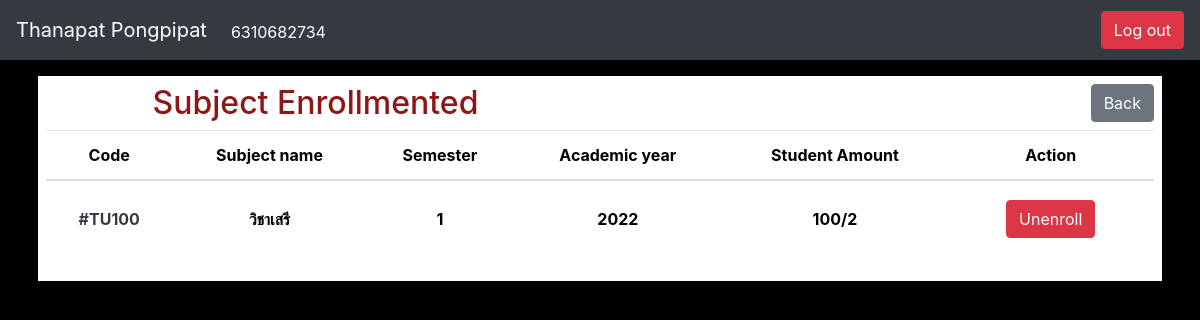
/bookingsubject/enrollmented (signed in), run on an earlier commit of the app's database.
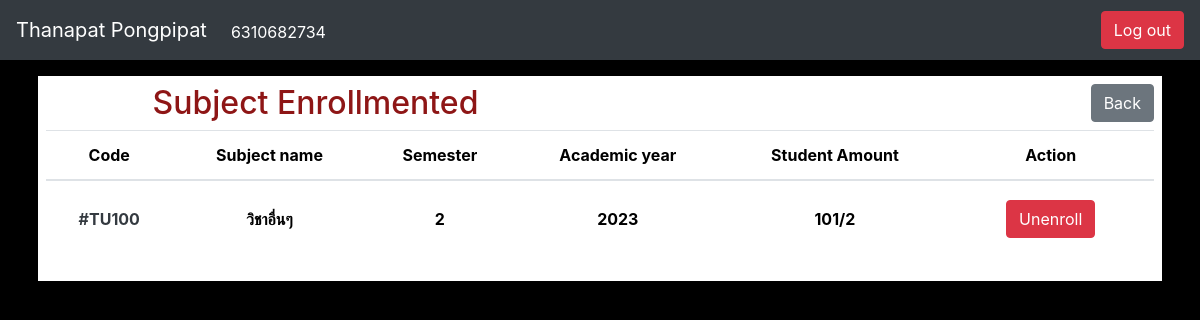
And on a later commit of the database.
### bookingsubject/models.py (models this page shows)
class Enrollment(models.Model):
    user = models.ForeignKey(User, on_delete=models.CASCADE, to_field="id")
    subject = models.ForeignKey(Subject, on_delete=models.CASCADE, to_field="code")
    def __str__(self):
        return f"{self.user} {self.subject}"

class Subject(models.Model):
    code = models.CharField(max_length=3, unique=True)
    subject_name = models.CharField(max_length=15)
    semester = models.CharField(max_length=1)
    academic_year = models.IntegerField()
    amount = models.IntegerField()
    status = models.BooleanField()
    student = models.IntegerField(default=0)
    def __str__(self):
        return f"{self.code} {self.subject_name} {self.semester} {self.academic_year} {self.amount} {self.status} {self.student}"

### bookingsubject/views.py (the view)
# urls.py: path('enrollmented', views.enrollmented, name="enrollment_info"),
def enrollmented(req):
    try:
        user_data = User.objects.get(id=req.user.id)
        enrollment = Enrollment.objects.filter(user=user_data)
        if (enrollment.count() <= 0):
            return render(req, "bookingsubject/enrollment_info.html", {"enrolls": {}})
        print(enrollment)
        return render(req, "bookingsubject/enrollment_info.html", {"enrolls": enrollment})
    except Exception as e:
        print("Error : ", e)
        return index(req, {"status": False, "message": "Something went wrong"})

### bookingsubject/templates/bookingsubject/enrollment_info.html (shortened to what this page needs)
{% extends 'bookingsubject/layout.html' %} {% block body %}
<div style="background-color: white" class="p-2">
  <div class="flex">
    <div class="row">
      <div class="col">
        <h2
          class="position-relative text-center justify-content-center head-text"
        >
          Subject Enrollmented
        </h2>
      </div>
      <div class="col">
        <a
          class="position-relative justify-content-end btn btn-secondary float-right"
          href="{% url 'index' %}"
          >Back</a
        >
      </div>
    </div>
  </div>
  <table class="table table-hover text-center">
    <thead>
      <tr class="sub-text">
        <th scope="col">Code</th>
        <th scope="col">Subject name</th>
        <th scope="col">Semester</th>
        <th scope="col">Academic year</th>
        <th scope="col">Student Amount</th>
        <th scope="col">Action</th>
      </tr>
    </thead>
    <tbody class="text text-center">
      {% for enroll in enrolls %}
      <tr>
        <th scope="row" class="text-dark align-middle">#{{ enroll.subject.code }}</th>
        <th class="align-middle">{{ enroll.subject.subject_name }}</th>
        <th class="align-middle">{{ enroll.subject.semester }}</th>
        <th class="align-middle">{{ enroll.subject.academic_year }}</th>
        <th class="align-middle">{{ enroll.subject.amount }}/{{ enroll.subject.student }}</th>
        <th class="align-middle">
          <div class="row">
            <div class="col">
              <form class="btn" action="{% url 'unenroll_subject' enroll.subject.id %}" method="post">
                {% if request.user.is_superuser == False %}
                <button type="submit" class="btn btn-danger">Unenroll</button>
                {% endif %}
              </form>
            </div>
          </div>
        </th>
      </tr>
      {% empty %}
      <tr>
        <th colspan="7"><i>No data</i></th>
      </tr>
      {% endfor %}
    </tbody>
  </table>
</div>
{% endblock %}

What changed in the data, as far as the page shows it:
changed through a linked row, Enrollment "TU100": subject.subject_name "วิชาเสรี" → "วิชาอื่นๆ"; subject.semester "1" → "2"; subject.academic_year "2022" → "2023"; subject.amount "100" → "101"
